Frame 1 (no input): blank canvas, image omitted
Frame 60 (the mouse pressed at the canvas centre just before this capture): blank canvas, image omitted
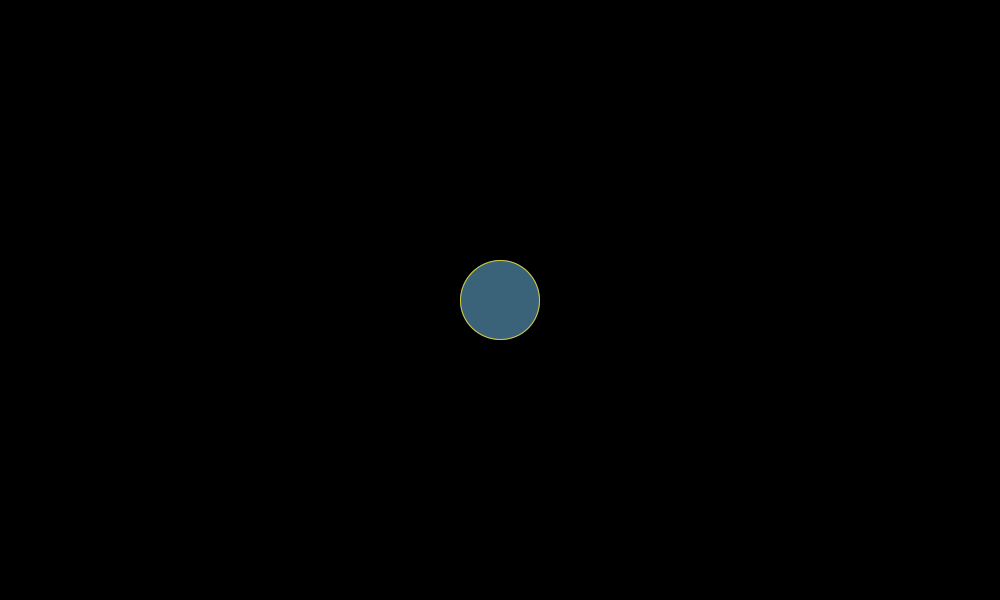
Frame 120 (the mouse held since frame 60 and released just before this capture)

The Processing sketch whose frames 1 and 60 were blank and that drew this single picture after the mouse press (run headless with seeded random() and noise(); from frame 60 on, the mouse is pressed at the canvas centre):

// Processing sketch: Wurm
// ── Wurm.pde
float rad = 20;
float maxcircleRad=100;
float mincircleRad=20;
boolean größeändern=true;

void setup() {
  size(1000, 600);
}

void draw() {
  background(0);
  circle(mouseX, mouseY, rad);

  if (mousePressed) {
    stroke(random(0, 255), random(0, 255), random(0, 255));
    fill(random(0, 255), random(0, 255), random(0, 255));
    if (rad==mincircleRad) {
      größeändern=true;
    }
    if (rad==maxcircleRad) {


      größeändern=false;
    }
    if (größeändern==true) {
      circle(mouseX, mouseY, rad++);
    } else if (größeändern==false) {
      circle(mouseX, mouseY, rad--);
    }
  }
}
